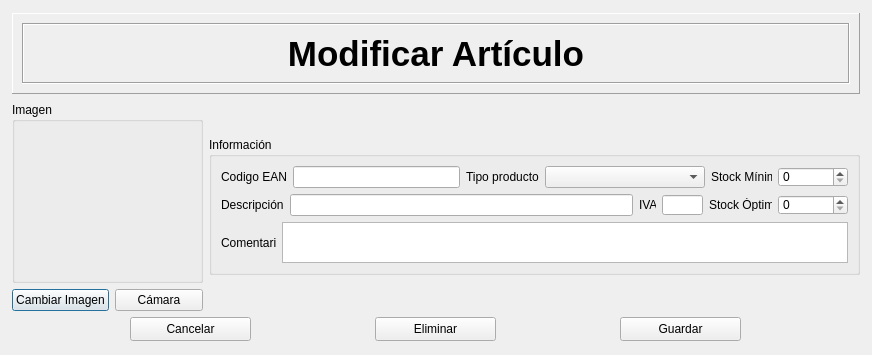
<?xml version="1.0" encoding="UTF-8"?>
<ui version="4.0">
 <class>DialogModificarArticulo</class>
 <widget class="QDialog" name="DialogModificarArticulo">
  <property name="geometry">
   <rect>
    <x>0</x>
    <y>0</y>
    <width>872</width>
    <height>355</height>
   </rect>
  </property>
  <property name="sizePolicy">
   <sizepolicy hsizetype="Fixed" vsizetype="Fixed">
    <horstretch>0</horstretch>
    <verstretch>0</verstretch>
   </sizepolicy>
  </property>
  <property name="minimumSize">
   <size>
    <width>872</width>
    <height>355</height>
   </size>
  </property>
  <property name="maximumSize">
   <size>
    <width>872</width>
    <height>355</height>
   </size>
  </property>
  <property name="focusPolicy">
   <enum>Qt::StrongFocus</enum>
  </property>
  <property name="windowTitle">
   <string>Dialog</string>
  </property>
  <property name="modal">
   <bool>false</bool>
  </property>
  <layout class="QGridLayout" name="gridLayout_2">
   <item row="0" column="0">
    <widget class="QFrame" name="frame">
     <property name="sizePolicy">
      <sizepolicy hsizetype="Preferred" vsizetype="Fixed">
       <horstretch>0</horstretch>
       <verstretch>0</verstretch>
      </sizepolicy>
     </property>
     <property name="minimumSize">
      <size>
       <width>0</width>
       <height>81</height>
      </size>
     </property>
     <property name="maximumSize">
      <size>
       <width>16777215</width>
       <height>81</height>
      </size>
     </property>
     <property name="frameShape">
      <enum>QFrame::Panel</enum>
     </property>
     <property name="frameShadow">
      <enum>QFrame::Raised</enum>
     </property>
     <layout class="QHBoxLayout" name="horizontalLayout_3">
      <item>
       <widget class="QFrame" name="frame_2">
        <property name="frameShape">
         <enum>QFrame::Box</enum>
        </property>
        <property name="frameShadow">
         <enum>QFrame::Sunken</enum>
        </property>
        <layout class="QHBoxLayout" name="horizontalLayout_4">
         <item>
          <widget class="QLabel" name="label_6">
           <property name="text">
            <string>&lt;!DOCTYPE HTML PUBLIC &quot;-//W3C//DTD HTML 4.0//EN&quot; &quot;http://www.w3.org/TR/REC-html40/strict.dtd&quot;&gt;
&lt;html&gt;&lt;head&gt;&lt;meta name=&quot;qrichtext&quot; content=&quot;1&quot; /&gt;&lt;style type=&quot;text/css&quot;&gt;
p, li { white-space: pre-wrap; }
&lt;/style&gt;&lt;/head&gt;&lt;body style=&quot; font-family:'MS Shell Dlg 2'; font-size:8.25pt; font-weight:400; font-style:normal;&quot;&gt;
&lt;p align=&quot;center&quot; style=&quot; margin-top:0px; margin-bottom:0px; margin-left:0px; margin-right:0px; -qt-block-indent:0; text-indent:0px;&quot;&gt;&lt;span style=&quot; font-family:'Ubuntu'; font-size:26pt; font-weight:600;&quot;&gt;Modificar Artículo&lt;/span&gt;&lt;/p&gt;&lt;/body&gt;&lt;/html&gt;</string>
           </property>
           <property name="alignment">
            <set>Qt::AlignCenter</set>
           </property>
          </widget>
         </item>
        </layout>
       </widget>
      </item>
     </layout>
    </widget>
   </item>
   <item row="1" column="0">
    <layout class="QVBoxLayout" name="verticalLayout_3">
     <item>
      <layout class="QHBoxLayout" name="horizontalLayout_13">
       <item>
        <layout class="QVBoxLayout" name="verticalLayout">
         <item>
          <widget class="QGroupBox" name="groupBox_2">
           <property name="sizePolicy">
            <sizepolicy hsizetype="Fixed" vsizetype="Fixed">
             <horstretch>0</horstretch>
             <verstretch>0</verstretch>
            </sizepolicy>
           </property>
           <property name="minimumSize">
            <size>
             <width>191</width>
             <height>181</height>
            </size>
           </property>
           <property name="maximumSize">
            <size>
             <width>191</width>
             <height>181</height>
            </size>
           </property>
           <property name="title">
            <string>Imagen</string>
           </property>
           <widget class="QLabel" name="lbImagen">
            <property name="geometry">
             <rect>
              <x>10</x>
              <y>23</y>
              <width>171</width>
              <height>148</height>
             </rect>
            </property>
            <property name="text">
             <string/>
            </property>
            <property name="pixmap">
             <pixmap resource="fuentes.qrc">:/imagenes/noimagen.png</pixmap>
            </property>
            <property name="scaledContents">
             <bool>true</bool>
            </property>
           </widget>
          </widget>
         </item>
         <item>
          <layout class="QHBoxLayout" name="horizontalLayout_6">
           <item>
            <widget class="QPushButton" name="pbCambiarImagen">
             <property name="sizePolicy">
              <sizepolicy hsizetype="Preferred" vsizetype="Preferred">
               <horstretch>0</horstretch>
               <verstretch>0</verstretch>
              </sizepolicy>
             </property>
             <property name="text">
              <string>Cambiar Imagen</string>
             </property>
            </widget>
           </item>
           <item>
            <widget class="QPushButton" name="pbCamera">
             <property name="sizePolicy">
              <sizepolicy hsizetype="Preferred" vsizetype="Preferred">
               <horstretch>0</horstretch>
               <verstretch>0</verstretch>
              </sizepolicy>
             </property>
             <property name="text">
              <string>Cámara</string>
             </property>
            </widget>
           </item>
          </layout>
         </item>
        </layout>
       </item>
       <item>
        <widget class="QGroupBox" name="groupBox">
         <property name="sizePolicy">
          <sizepolicy hsizetype="Fixed" vsizetype="Fixed">
           <horstretch>0</horstretch>
           <verstretch>0</verstretch>
          </sizepolicy>
         </property>
         <property name="minimumSize">
          <size>
           <width>651</width>
           <height>138</height>
          </size>
         </property>
         <property name="maximumSize">
          <size>
           <width>651</width>
           <height>138</height>
          </size>
         </property>
         <property name="title">
          <string>Información</string>
         </property>
         <layout class="QGridLayout" name="gridLayout">
          <item row="0" column="0">
           <layout class="QVBoxLayout" name="verticalLayout_2">
            <item>
             <layout class="QHBoxLayout" name="horizontalLayout_11">
              <item>
               <layout class="QHBoxLayout" name="horizontalLayout">
                <item>
                 <widget class="QLabel" name="label_8">
                  <property name="text">
                   <string>Codigo EAN</string>
                  </property>
                 </widget>
                </item>
                <item>
                 <widget class="QLineEdit" name="leCodEAN">
                  <property name="maxLength">
                   <number>20</number>
                  </property>
                 </widget>
                </item>
               </layout>
              </item>
              <item>
               <layout class="QHBoxLayout" name="horizontalLayout_8">
                <item>
                 <widget class="QLabel" name="label_2">
                  <property name="sizePolicy">
                   <sizepolicy hsizetype="Fixed" vsizetype="Fixed">
                    <horstretch>66</horstretch>
                    <verstretch>16</verstretch>
                   </sizepolicy>
                  </property>
                  <property name="minimumSize">
                   <size>
                    <width>66</width>
                    <height>16</height>
                   </size>
                  </property>
                  <property name="maximumSize">
                   <size>
                    <width>16777215</width>
                    <height>16777215</height>
                   </size>
                  </property>
                  <property name="text">
                   <string>Tipo producto</string>
                  </property>
                 </widget>
                </item>
                <item>
                 <widget class="QComboBox" name="cbTipoProducto">
                  <property name="sizePolicy">
                   <sizepolicy hsizetype="Expanding" vsizetype="Fixed">
                    <horstretch>0</horstretch>
                    <verstretch>20</verstretch>
                   </sizepolicy>
                  </property>
                  <property name="minimumSize">
                   <size>
                    <width>0</width>
                    <height>20</height>
                   </size>
                  </property>
                  <property name="maximumSize">
                   <size>
                    <width>16777215</width>
                    <height>16777215</height>
                   </size>
                  </property>
                 </widget>
                </item>
               </layout>
              </item>
              <item>
               <layout class="QHBoxLayout" name="horizontalLayout_10">
                <item>
                 <widget class="QLabel" name="label_5">
                  <property name="sizePolicy">
                   <sizepolicy hsizetype="Fixed" vsizetype="Fixed">
                    <horstretch>0</horstretch>
                    <verstretch>0</verstretch>
                   </sizepolicy>
                  </property>
                  <property name="minimumSize">
                   <size>
                    <width>61</width>
                    <height>13</height>
                   </size>
                  </property>
                  <property name="maximumSize">
                   <size>
                    <width>61</width>
                    <height>13</height>
                   </size>
                  </property>
                  <property name="text">
                   <string>Stock Mínimo</string>
                  </property>
                 </widget>
                </item>
                <item>
                 <widget class="QSpinBox" name="sbMinimo">
                  <property name="sizePolicy">
                   <sizepolicy hsizetype="Fixed" vsizetype="Fixed">
                    <horstretch>0</horstretch>
                    <verstretch>0</verstretch>
                   </sizepolicy>
                  </property>
                  <property name="minimumSize">
                   <size>
                    <width>70</width>
                    <height>20</height>
                   </size>
                  </property>
                  <property name="maximumSize">
                   <size>
                    <width>70</width>
                    <height>20</height>
                   </size>
                  </property>
                  <property name="maximum">
                   <number>100000</number>
                  </property>
                  <property name="value">
                   <number>0</number>
                  </property>
                 </widget>
                </item>
               </layout>
              </item>
             </layout>
            </item>
            <item>
             <layout class="QHBoxLayout" name="horizontalLayout_12">
              <item>
               <layout class="QHBoxLayout" name="horizontalLayout_2">
                <item>
                 <widget class="QLabel" name="label">
                  <property name="text">
                   <string>Descripción</string>
                  </property>
                 </widget>
                </item>
                <item>
                 <widget class="QLineEdit" name="leDescripcion">
                  <property name="maxLength">
                   <number>200</number>
                  </property>
                 </widget>
                </item>
               </layout>
              </item>
              <item>
               <layout class="QHBoxLayout" name="horizontalLayout_9">
                <item>
                 <widget class="QLabel" name="label_3">
                  <property name="sizePolicy">
                   <sizepolicy hsizetype="Fixed" vsizetype="Fixed">
                    <horstretch>0</horstretch>
                    <verstretch>0</verstretch>
                   </sizepolicy>
                  </property>
                  <property name="minimumSize">
                   <size>
                    <width>17</width>
                    <height>13</height>
                   </size>
                  </property>
                  <property name="maximumSize">
                   <size>
                    <width>17</width>
                    <height>13</height>
                   </size>
                  </property>
                  <property name="text">
                   <string>IVA</string>
                  </property>
                 </widget>
                </item>
                <item>
                 <widget class="QLineEdit" name="leIVA">
                  <property name="sizePolicy">
                   <sizepolicy hsizetype="Fixed" vsizetype="Fixed">
                    <horstretch>0</horstretch>
                    <verstretch>0</verstretch>
                   </sizepolicy>
                  </property>
                  <property name="minimumSize">
                   <size>
                    <width>41</width>
                    <height>20</height>
                   </size>
                  </property>
                  <property name="maximumSize">
                   <size>
                    <width>41</width>
                    <height>20</height>
                   </size>
                  </property>
                  <property name="maxLength">
                   <number>3</number>
                  </property>
                 </widget>
                </item>
               </layout>
              </item>
              <item>
               <layout class="QHBoxLayout" name="horizontalLayout_7">
                <item>
                 <widget class="QLabel" name="label_7">
                  <property name="sizePolicy">
                   <sizepolicy hsizetype="Fixed" vsizetype="Fixed">
                    <horstretch>0</horstretch>
                    <verstretch>0</verstretch>
                   </sizepolicy>
                  </property>
                  <property name="minimumSize">
                   <size>
                    <width>63</width>
                    <height>13</height>
                   </size>
                  </property>
                  <property name="maximumSize">
                   <size>
                    <width>63</width>
                    <height>13</height>
                   </size>
                  </property>
                  <property name="text">
                   <string>Stock Óptimo</string>
                  </property>
                 </widget>
                </item>
                <item>
                 <widget class="QSpinBox" name="sbOptimo">
                  <property name="sizePolicy">
                   <sizepolicy hsizetype="Fixed" vsizetype="Fixed">
                    <horstretch>0</horstretch>
                    <verstretch>0</verstretch>
                   </sizepolicy>
                  </property>
                  <property name="minimumSize">
                   <size>
                    <width>70</width>
                    <height>20</height>
                   </size>
                  </property>
                  <property name="maximumSize">
                   <size>
                    <width>70</width>
                    <height>20</height>
                   </size>
                  </property>
                  <property name="maximum">
                   <number>100000</number>
                  </property>
                 </widget>
                </item>
               </layout>
              </item>
             </layout>
            </item>
            <item>
             <layout class="QHBoxLayout" name="horizontalLayout_5">
              <item>
               <widget class="QLabel" name="label_4">
                <property name="sizePolicy">
                 <sizepolicy hsizetype="Fixed" vsizetype="Fixed">
                  <horstretch>0</horstretch>
                  <verstretch>0</verstretch>
                 </sizepolicy>
                </property>
                <property name="minimumSize">
                 <size>
                  <width>55</width>
                  <height>13</height>
                 </size>
                </property>
                <property name="maximumSize">
                 <size>
                  <width>55</width>
                  <height>13</height>
                 </size>
                </property>
                <property name="text">
                 <string>Comentario</string>
                </property>
               </widget>
              </item>
              <item>
               <widget class="QTextEdit" name="teComentario">
                <property name="sizePolicy">
                 <sizepolicy hsizetype="Expanding" vsizetype="Fixed">
                  <horstretch>0</horstretch>
                  <verstretch>0</verstretch>
                 </sizepolicy>
                </property>
                <property name="minimumSize">
                 <size>
                  <width>0</width>
                  <height>41</height>
                 </size>
                </property>
                <property name="maximumSize">
                 <size>
                  <width>16777215</width>
                  <height>41</height>
                 </size>
                </property>
               </widget>
              </item>
             </layout>
            </item>
           </layout>
          </item>
         </layout>
        </widget>
       </item>
      </layout>
     </item>
     <item>
      <layout class="QHBoxLayout" name="horizontalLayout_14">
       <item>
        <widget class="QPushButton" name="pbCancelar">
         <property name="sizePolicy">
          <sizepolicy hsizetype="Fixed" vsizetype="Fixed">
           <horstretch>0</horstretch>
           <verstretch>0</verstretch>
          </sizepolicy>
         </property>
         <property name="minimumSize">
          <size>
           <width>121</width>
           <height>24</height>
          </size>
         </property>
         <property name="maximumSize">
          <size>
           <width>121</width>
           <height>24</height>
          </size>
         </property>
         <property name="focusPolicy">
          <enum>Qt::NoFocus</enum>
         </property>
         <property name="text">
          <string>Cancelar</string>
         </property>
        </widget>
       </item>
       <item>
        <widget class="QPushButton" name="pbEliminar">
         <property name="minimumSize">
          <size>
           <width>121</width>
           <height>24</height>
          </size>
         </property>
         <property name="maximumSize">
          <size>
           <width>121</width>
           <height>24</height>
          </size>
         </property>
         <property name="text">
          <string>Eliminar</string>
         </property>
        </widget>
       </item>
       <item>
        <widget class="QPushButton" name="pbAceptar">
         <property name="minimumSize">
          <size>
           <width>121</width>
           <height>24</height>
          </size>
         </property>
         <property name="maximumSize">
          <size>
           <width>121</width>
           <height>24</height>
          </size>
         </property>
         <property name="focusPolicy">
          <enum>Qt::StrongFocus</enum>
         </property>
         <property name="text">
          <string>Guardar</string>
         </property>
        </widget>
       </item>
      </layout>
     </item>
    </layout>
   </item>
  </layout>
 </widget>
 <tabstops>
  <tabstop>leCodEAN</tabstop>
  <tabstop>cbTipoProducto</tabstop>
  <tabstop>sbMinimo</tabstop>
  <tabstop>leDescripcion</tabstop>
  <tabstop>leIVA</tabstop>
  <tabstop>sbOptimo</tabstop>
  <tabstop>teComentario</tabstop>
  <tabstop>pbCambiarImagen</tabstop>
  <tabstop>pbCamera</tabstop>
  <tabstop>pbEliminar</tabstop>
  <tabstop>pbAceptar</tabstop>
 </tabstops>
 <resources>
  <include location="fuentes.qrc"/>
 </resources>
 <connections/>
</ui>
